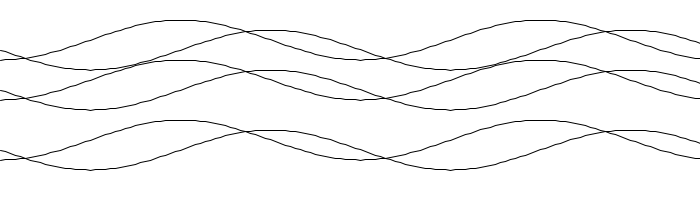
Frame 1 (no input)
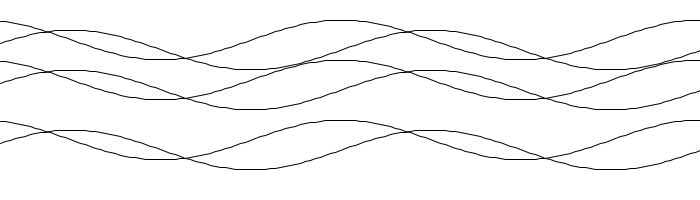
Frame 60 (the mouse pressed at the canvas centre just before this capture)
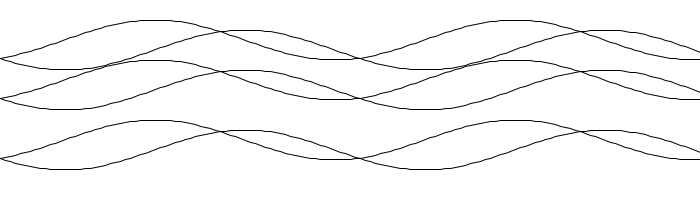
Frame 120 (the mouse held since frame 60 and released just before this capture)

The Processing sketch that drew these frames (run headless with seeded random() and noise(); from frame 60 on, the mouse is pressed at the canvas centre):

// Processing sketch: HW4_3
// ── HW4_3.pde
//float offset=50;
//float scaleVal=20;
//float angleInc=PI/36;
float angle=0, angle1=0,angle3=0,angle4=0,angle5=0,angle6=0;
void setup(){
  size(700,200);
  

}
void draw(){
  background(255);
  delay(100); 
  noFill();
  
  pushMatrix();
  beginShape();  
  for(int x=0;x<=width;x+=5){
    float y=50+(sin(angle)*20);
    vertex(x,y);    
    angle+=PI/36;
  }
  endShape(); popMatrix();
  
  pushMatrix();
  beginShape();  
  for(int x=0;x<=width;x+=5){
    float y=40+(cos(angle1)*20);
    vertex(x,y);    
    angle1+=PI/36;
  }
  endShape(); popMatrix();
  
  pushMatrix();
  beginShape();  
  for(int x=0;x<=width;x+=5){
    float y=150+(sin(angle3)*20);
    vertex(x,y);    
    angle3+=PI/36;
  }
  endShape(); popMatrix();
  
  pushMatrix();
  beginShape();  
  for(int x=0;x<=width;x+=5){
    float y=140+(cos(angle4)*20);
    vertex(x,y);    
    angle4+=PI/36;
  }
  endShape(); popMatrix();  
 
  pushMatrix();
  beginShape();  
  for(int x=0;x<=width;x+=5){
    float y=90+(sin(angle5)*20);
    vertex(x,y);    
    angle5+=PI/36;
  }
  endShape(); popMatrix();
  
  pushMatrix();
  beginShape();  
  for(int x=0;x<=width;x+=5){
    float y=80+(cos(angle6)*20);
    vertex(x,y);    
    angle6+=PI/36;
  }
  endShape(); popMatrix();    
}
